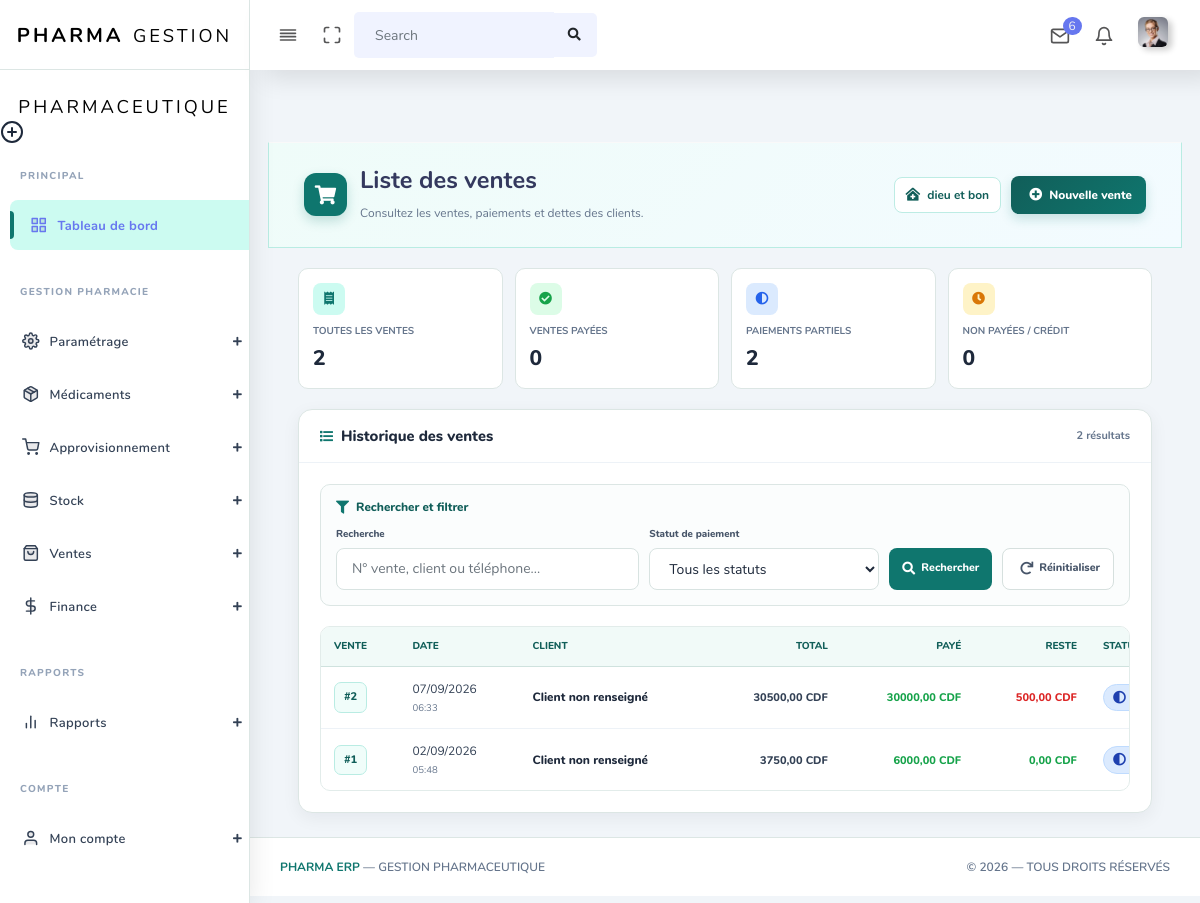
The app's page /ventes/ (signed in), older data.
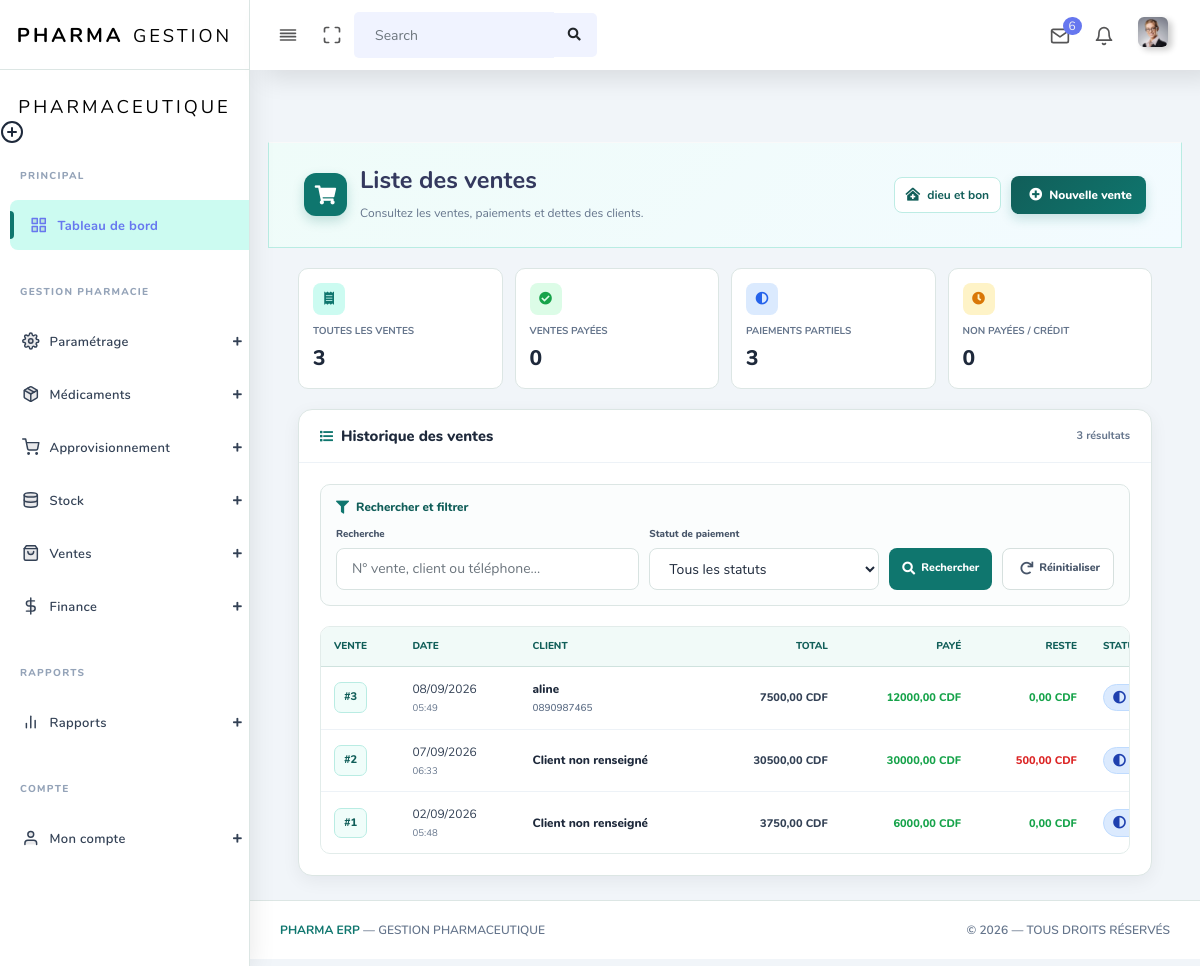
The same page, newer data.
### app/models.py (models this page shows, shortened)
class Vente(models.Model):
    class StatutVente(models.TextChoices):
        EN_ATTENTE = "EN_ATTENTE", "En attente de paiement"
        PARTIELLEMENT_PAYEE = (
            "PARTIELLEMENT_PAYEE",
            "Partiellement payée"
        )
        PAYEE = "PAYEE", "Payée intégralement"
        ANNULEE = "ANNULEE", "Annulée"
    pharmacie = models.ForeignKey(
        "Pharmacie",
        on_delete=models.CASCADE,
        related_name="ventes"
    )
    utilisateur = models.ForeignKey(
        settings.AUTH_USER_MODEL,
        on_delete=models.CASCADE,
        related_name="ventes_enregistrees"
    )
    client_nom = models.CharField(
        max_length=255,
        blank=True,
        null=True
    )
    client_telephone = models.CharField(
        max_length=30,
        blank=True,
        null=True
    )
    devise = models.CharField(
        max_length=3,
        choices=[
            ("CDF", "Franc Congolais"),
            ("USD", "Dollar Américain"),
        ],
        default="CDF"
    )
    statut = models.CharField(
        max_length=25,
        choices=StatutVente.choices,
        default=StatutVente.EN_ATTENTE
    )
    date_vente = models.DateTimeField(
        auto_now_add=True
    )
    notes = models.CharField(
        max_length=255,
        blank=True,
        null=True
    )
    class Meta:
        ordering = ["-date_vente"]
        verbose_name = "Vente"
        verbose_name_plural = "Ventes"
    @property
    def montant_total(self):
        return sum(
            (
                ligne.sous_total_net
                for ligne in self.lignes.all()
            ),
            Decimal("0.00")
        )
    @property
    def montant_paye(self):
        return sum(
            (
                paiement.montant_equivalent_vente
                for paiement in self.paiements.all()
            ),
            Decimal("0.00")
        )
    @property
    def montant_restant(self):
        return max(
            self.montant_total - self.montant_paye,
            Decimal("0.00")
        )

class LigneVente(models.Model):
    vente = models.ForeignKey(
        "Vente",
        on_delete=models.CASCADE,
        related_name="lignes"
    )
    medicament = models.ForeignKey(
        "Medicament",
        on_delete=models.PROTECT,
        related_name="lignes_vente"
    )
    stock = models.ForeignKey(
        "Stock",
        on_delete=models.PROTECT,
        related_name="lignes_vente",
        help_text=(
            "Lot précis utilisé pour la vente. "
            "Il est choisi automatiquement avec FEFO."
        )
    )
    quantite = models.PositiveIntegerField(
        help_text="Quantité vendue au client."
    )
    quantite_retournee = models.PositiveIntegerField(
        default=0,
        help_text=(
            "Quantité retournée par le client. "
            "Elle ne peut pas dépasser la quantité vendue."
        )
    )
    prix_unitaire = models.DecimalField(
        max_digits=12,
        decimal_places=2,
        editable=False,
        help_text=(
            "Prix figé depuis le lot "
            "au moment de la vente."
        )
    )
    class Meta:
        ordering = ["id"]
        verbose_name = "Ligne de vente"
        verbose_name_plural = "Lignes de vente"
        constraints = [
            models.CheckConstraint(
                condition=models.Q(quantite__gt=0),
                name="ligne_vente_quantite_positive",
            ),
            models.CheckConstraint(
                condition=models.Q(quantite_retournee__gte=0),
                name="ligne_vente_retour_non_negative",
            ),
            models.CheckConstraint(
                condition=models.Q(quantite_retournee__lte=models.F("quantite")),
                name="ligne_vente_retour_max_quantite",
            ),
        ]
    @property
    def quantite_gardee(self):
        return max(
            self.quantite - self.quantite_retournee,
            0
        )
    @property
    def sous_total_net(self):
        return (
            self.quantite_gardee *
            self.prix_unitaire
        )

class PaiementVente(models.Model):
    class ModePaiement(models.TextChoices):
        ESPECES = "ESPECES", "Espèces"
        MOBILE_MONEY = "MOBILE_MONEY", "Mobile Money"
        CARTE = "CARTE", "Carte bancaire"
        VIREMENT = "VIREMENT", "Virement bancaire"
        AUTRE = "AUTRE", "Autre"
    class DevisePaiement(models.TextChoices):
        CDF = "CDF", "Franc Congolais"
        USD = "USD", "Dollar Américain"
    vente = models.ForeignKey(
        "Vente",
        on_delete=models.CASCADE,
        related_name="paiements"
    )
    utilisateur = models.ForeignKey(
        settings.AUTH_USER_MODEL,
        on_delete=models.PROTECT,
        related_name="paiements_ventes"
    )
    montant = models.DecimalField(
        max_digits=12,
        decimal_places=2,
        help_text=(
            "Montant réellement remis par le client "
            "dans la devise de paiement."
        )
    )
    devise_paiement = models.CharField(
        max_length=3,
        choices=DevisePaiement.choices,
        default=DevisePaiement.CDF,
        help_text=(
            "Devise réellement donnée par le client : CDF ou USD."
        )
    )
    taux_usd_cdf_applique = models.DecimalField(
        max_digits=12,
        decimal_places=2,
        null=True,
        blank=True,
        help_text=(
            "Taux archivé lors du paiement. "
            "Exemple : 1 USD = 2300 CDF."
        )
    )
    montant_equivalent_vente = models.DecimalField(
        max_digits=14,
        decimal_places=2,
        editable=False,
        help_text=(
            "Montant du paiement converti dans la devise "
            "de la vente. Utilisé pour calculer la dette."
        )
    )
    mode_paiement = models.CharField(
        max_length=20,
        choices=ModePaiement.choices,
        default=ModePaiement.ESPECES
    )
    reference = models.CharField(
        max_length=100,
        blank=True,
        null=True
    )
    note = models.CharField(
        max_length=255,
        blank=True,
        null=True
    )
    date_paiement = models.DateTimeField(
        auto_now_add=True
    )
    class Meta:
        ordering = ["-date_paiement"]
        verbose_name = "Paiement de vente"
        verbose_name_plural = "Paiements de ventes"
        constraints = [
            models.CheckConstraint(
                condition=models.Q(montant__gt=0),
                name="paiement_vente_montant_positif"
            )
        ]

### app/views.py (the view, shortened to what this page needs)
# urls.py: path("ventes/",views.liste_ventes,name="liste_ventes"),
@login_required
def liste_ventes(request):
    pharmacie_obj = (
        Pharmacie.objects
        .filter(user_pharmacie=request.user)
        .first()
    )
    name_phar = pharmacie_obj.nom_pharmacie
    role_verify = (
        Role.objects
        .filter(userRole=request.user)
        .select_related("role")
    )
    roles = [
        user_role.role.nom_typeRole
        for user_role in role_verify
        if user_role.role
    ]
    roles_normalises = [
        role.lower().strip()
        for role in roles
    ]
    if "super admin" in roles_normalises:
        primary_role = "super admin"
    elif "admin" in roles_normalises:
        primary_role = "admin"
    else:
        primary_role = "visiteur"
    ventes = (
        Vente.objects
        .filter(pharmacie=pharmacie_obj)
        .select_related(
            "utilisateur",
            "pharmacie"
        )
        .prefetch_related(
            "lignes",
            "paiements"
        )
        .order_by("-date_vente")
    )
    recherche = request.GET.get(
        "q",
        ""
    ).strip()
    statut_selectionne = request.GET.get(
        "statut",
        ""
    ).strip()
    statuts_valides = [
        valeur
        for valeur, label in Vente.StatutVente.choices
    ]
    if statut_selectionne in statuts_valides:
        ventes = ventes.filter(
            statut=statut_selectionne
        )
    total_ventes = ventes.count()
    ventes_payees = ventes.filter(
        statut=Vente.StatutVente.PAYEE
    ).count()
    ventes_partiellement_payees = ventes.filter(
        statut=Vente.StatutVente.PARTIELLEMENT_PAYEE
    ).count()
    ventes_en_attente = ventes.filter(
        statut=Vente.StatutVente.EN_ATTENTE
    ).count()
    paginator = Paginator(
        ventes,
        15
    )
    numero_page = request.GET.get(
        "page"
    )
    page_obj = paginator.get_page(
        numero_page
    )
    return render(
        request,
        "back-end/ventes/liste_ventes.html",
        {
            "page_obj": page_obj,
            "ventes": page_obj.object_list,
            "recherche": recherche,
            "statut_selectionne": statut_selectionne,
            "statuts": Vente.StatutVente.choices,
            "total_ventes": total_ventes,
            "ventes_payees": ventes_payees,
            "ventes_partiellement_payees": (
                ventes_partiellement_payees
            ),
            "ventes_en_attente": ventes_en_attente,
            "pharmacie_obj": pharmacie_obj,
            "name_phar": name_phar,
            "primary_role": primary_role,
            "roles": roles,
        }
    )

### app/templates/back-end/ventes/liste_ventes.html (shortened to what the changed rows need)
{% load static %}
<!DOCTYPE html>
<html lang="fr">
<head>
  <link rel="stylesheet" href="{% static 'back-end/assets/css/app.min.css' %}">
  <link rel="stylesheet" href="{% static 'back-end/assets/css/style.css' %}">
  <link rel="stylesheet" href="{% static 'back-end/assets/css/components.css' %}">
  <link rel="stylesheet" href="{% static 'back-end/assets/css/custom.css' %}">
</head>
<body>
  <div id="app">
    <div class="main-wrapper main-wrapper-1">
      <div class="main-content">
        <section class="section">
          <div class="section-header">
            <div class="section-header-left">
              <div>
                <h1>Liste des ventes</h1>
              </div>
            </div>
          </div>
          <div class="section-body">
            <div class="vente-container">
              <div class="stats-grid">
                <div class="stat-card">
                  <span class="stat-card-icon all">
                    <i class="fas fa-receipt"></i>
                  </span>
                  <span class="stat-label">
                    Toutes les ventes
                  </span>
                  <span class="stat-value">
                    {{ total_ventes }}
                  </span>
                </div>
                <div class="stat-card">
                  <span class="stat-card-icon partial">
                    <i class="fas fa-adjust"></i>
                  </span>
                  <span class="stat-label">
                    Paiements partiels
                  </span>
                  <span class="stat-value">
                    {{ ventes_partiellement_payees }}
                  </span>
                </div>
              </div>
              <div class="vente-card">
                <div class="vente-card-header">
                  <h4>
                    <i class="fas fa-list"></i>
                    Historique des ventes
                  </h4>
                  <span style="color: #64748b; font-size: 11px; font-weight: 700;">
                    {{ total_ventes }} résultat{{ total_ventes|pluralize }}
                  </span>
                </div>
                <div class="vente-card-body">
                  {% if ventes %}
                    <div class="table-responsive">
                      <table class="vente-table">
                        <thead>
                          <tr>
                            <th>Vente</th>
                            <th>Date</th>
                            <th>Client</th>
                            <th class="text-right">Total</th>
                            <th class="text-right">Payé</th>
                            <th class="text-right">Reste</th>
                            <th>Statut</th>
                          </tr>
                        </thead>
                        <tbody>
                          {% for vente in ventes %}
                            <tr>
                              <td>
                                <span class="sale-number">
                                  #{{ vente.id }}
                                </span>
                              </td>
                              <td>
                                {{ vente.date_vente|date:"d/m/Y" }}
                                <small
                                  style="display: block; color: #64748b; margin-top: 3px;"
                                >
                                  {{ vente.date_vente|date:"H:i" }}
                                </small>
                              </td>
                              <td>
                                <span class="client-name">
                                  {{ vente.client_nom|default:"Client non renseigné" }}
                                </span>
                                {% if vente.client_telephone %}
                                  <span class="client-phone">
                                    {{ vente.client_telephone }}
                                  </span>
                                {% endif %}
                              </td>
                              <td class="text-right">
                                <span class="money">
                                  {{ vente.montant_total|floatformat:2 }}
                                  {{ vente.devise }}
                                </span>
                              </td>
                              <td class="text-right">
                                <span class="money money-green">
                                  {{ vente.montant_paye|floatformat:2 }}
                                  {{ vente.devise }}
                                </span>
                              </td>
                              <td class="text-right">
                                {% if vente.montant_restant > 0 %}
                                  <span class="money money-red">
                                    {{ vente.montant_restant|floatformat:2 }}
                                    {{ vente.devise }}
                                  </span>
                                {% else %}
                                  <span class="money money-green">
                                    0,00 {{ vente.devise }}
                                  </span>
                                {% endif %}
                              </td>
                              <td>
                                {% if vente.statut == "PAYEE" %}
                                  <span class="status-badge status-paid">
                                    <i class="fas fa-check-circle"></i>
                                    Payée
                                  </span>
                                {% elif vente.statut == "PARTIELLEMENT_PAYEE" %}
                                  <span class="status-badge status-partial">
                                    <i class="fas fa-adjust"></i>
                                  </span>
                                {% elif vente.statut == "ANNULEE" %}
                                  <span class="status-badge status-cancelled">
                                    <i class="fas fa-times-circle"></i>
                                    Annulée
                                  </span>
                                {% else %}
                                  <span class="status-badge status-waiting">
                                    <i class="fas fa-clock"></i>
                                    En attente
                                  </span>
                                {% endif %}
                              </td>
                            </tr>
                          {% endfor %}
                        </tbody>
                      </table>
                    </div>
                  {% endif %}
                </div>
              </div>
            </div>
          </div>
        </section>
      </div>
    </div>
  </div>
</body>
</html>

Row changes from the older to the newer data that the page shows:
added Vente: id "3", date_vente "08/09/2026", date_vente "05:49", client_nom "aline", client_telephone "0890987465", montant_total "7500,00", devise "CDF", montant_paye "12000,00"
Text that changed along with them:
{{ total_ventes }}: "2" → "3"
{{ ventes_partiellement_payees }}: "2" → "3"
